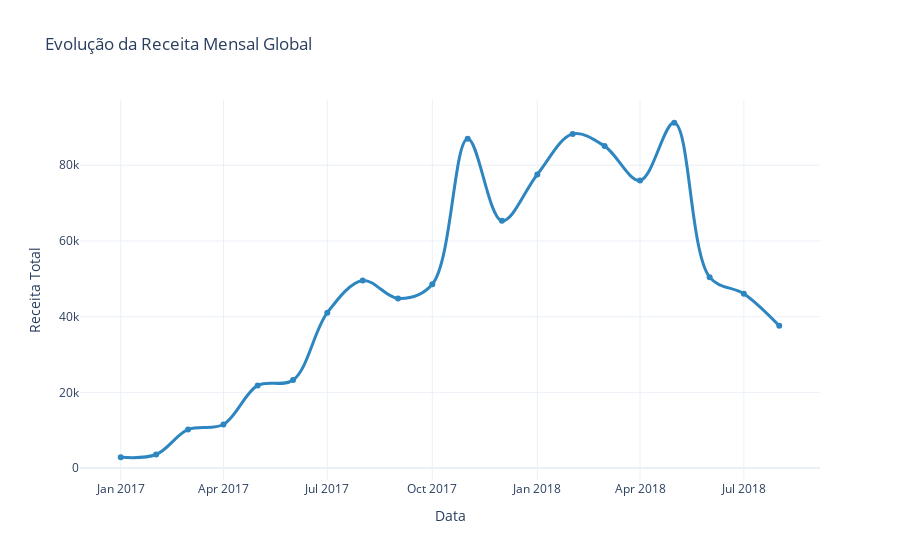

Source (notebook cell):
### Markdown cell above
## 3. Histórico de Vendas (Evolução Temporal)
Como a receita total da empresa evoluiu mês a mês?

### Code cell
# Agrupamento Mensal Global
df_time = df.set_index('date').resample('MS').agg({
    'total_revenue': 'sum',
    'qty': 'sum'
}).reset_index()

fig = px.line(df_time, x='date', y='total_revenue', 
              title='Evolução da Receita Mensal Global',
              markers=True,
              line_shape='spline',
              template='plotly_white')
fig.update_traces(line_color='#2E86C1', line_width=3)
fig.update_layout(xaxis_title="Data", yaxis_title="Receita Total")
fig.show()

### Figure 1 — Plotly figure (JSON) as saved in the notebook; plotly's stock layout.template omitted (floating-point values rounded to 4 significant figures)
{"data": [{"hovertemplate": "date=%{x}<br>total_revenue=%{y}<extra></extra>", "legendgroup": "", "line": {"color": "#2E86C1", "dash": "solid", "shape": "spline", "width": 3}, "marker": {"symbol": "circle"}, "mode": "lines+markers", "name": "", "orientation": "v", "showlegend": false, "type": "scatter", "x": ["2017-01-01T00:00:00", "2017-02-01T00:00:00", "2017-03-01T00:00:00", "2017-04-01T00:00:00", "2017-05-01T00:00:00", "2017-06-01T00:00:00", "2017-07-01T00:00:00", "2017-08-01T00:00:00", "2017-09-01T00:00:00", "2017-10-01T00:00:00", "2017-11-01T00:00:00", "2017-12-01T00:00:00", "2018-01-01T00:00:00", "2018-02-01T00:00:00", "2018-03-01T00:00:00", "2018-04-01T00:00:00", "2018-05-01T00:00:00", "2018-06-01T00:00:00", "2018-07-01T00:00:00", "2018-08-01T00:00:00"], "xaxis": "x", "y": [2864.0, 3584.0, 10200.0, 11520.0, 21840.0, 23250.0, 41050.0, 49550.0, 44830.0, 48570.0, 87010.0, 65310.0, 77570.0, 88280.0, 85050.0, 75980.0, 91220.0, 50440.0, 46050.0, 37580.0], "yaxis": "y"}], "layout": {"legend": {"tracegroupgap": 0}, "title": {"text": "Evolução da Receita Mensal Global"}, "xaxis": {"anchor": "y", "domain": [0, 1], "title": {"text": "Data"}}, "yaxis": {"anchor": "x", "domain": [0, 1], "title": {"text": "Receita Total"}}}}
